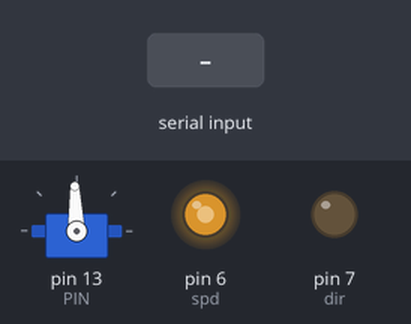
The sketch below on a simulated Arduino Uno, built with avr-gcc and run on an emulated ATmega328P. On the bench: servo, output pins drawn as LEDs (lit = HIGH). Inputs (shaded band) come from the test bench. What the sketch prints to the serial monitor is not drawn.

Above: at 1.5 s.
1.6 s: "90,45\n" received over Serial
At 2.0 s:
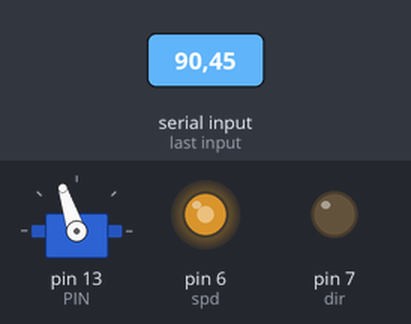
3.1 s: "-\n" received over Serial
At 4.3 s:
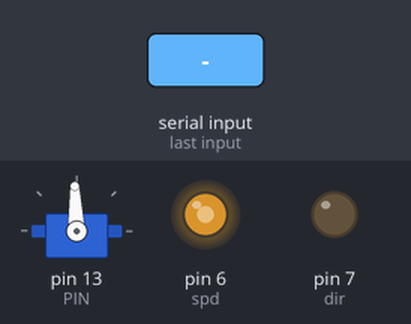
4.6 s: "30,150\n" received over Serial
At 5.5 s:
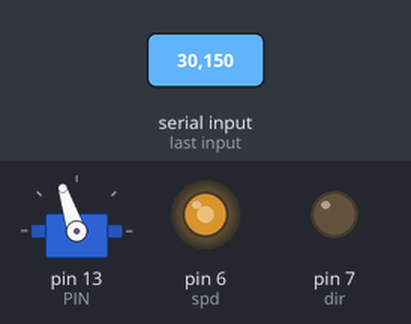
Timing chart, 0 to 7.6 s (numbered marks = the images above; inputs shaded):
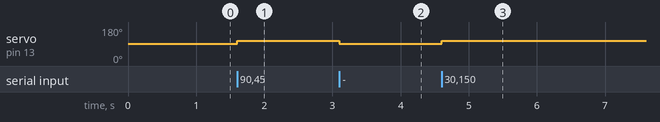

Measured:
- after the input at 1.6 s, servo on pin 13 (PIN): 92° → 108° at once
- after the input at 3.1 s, servo on pin 13 (PIN): 108° → 92° at once
- after the input at 4.6 s, servo on pin 13 (PIN): 92° → 108° at once

The sketch:

car.ino
```cpp
#include <Servo.h>

Servo servo; // create servo object to control a servo

int PIN = 13;

int front = 92;
int dir = 7;
int spd = 6;
int forward = LOW;
int backward = HIGH;
int minSpd = 0;
int maxSpd = 255;

void moveForward(int rotation)
{
    digitalWrite(dir, forward);
    analogWrite(spd, rotation);
}

void stop()
{
    analogWrite(spd, minSpd);
}

void turn(int degree)
{
    if (degree < 72)
        degree = 72;
    if (degree > 108)
        degree = 108;

    servo.write(degree);
}

void resetDir()
{
    servo.write(front);
}

void handleInput(char input)
{
    Serial.write(input);
}

void setup()
{
    servo.attach(PIN);
    pinMode(PIN, OUTPUT);
    pinMode(dir, OUTPUT);
    pinMode(spd, OUTPUT);
    resetDir();

    Serial.begin(115200);
    while (!Serial)
    {
        ;
    }
    delay(300);
    moveForward(170);
}

int receivedByte = 0;
bool negative = false;
int i = 0;
char angle[3] = { 0 };

void resetString(char *str, int nb)
{
    for (int j = 0; j < nb; j++)
        str[j] = 0;
}

int reading = false;

void loop()
{
    receivedByte = Serial.read();
    if (receivedByte == 's')
        exit(0);

    if (receivedByte == '-')
    {
        negative = true;
    }
    else if (receivedByte == '\n')
    {
        int sign = negative ? -1 : 1;
        turn(front + sign * atoi(angle));
        resetString(angle, 3);
        i = 0;
        negative = false;
        reading = false;
    }
    else if ('0' <= receivedByte && receivedByte <= '9')
    {
        angle[i++] = receivedByte;
    }
    else if (!reading)
    {
        Serial.write('c');
        reading = true;
    }
}
```
